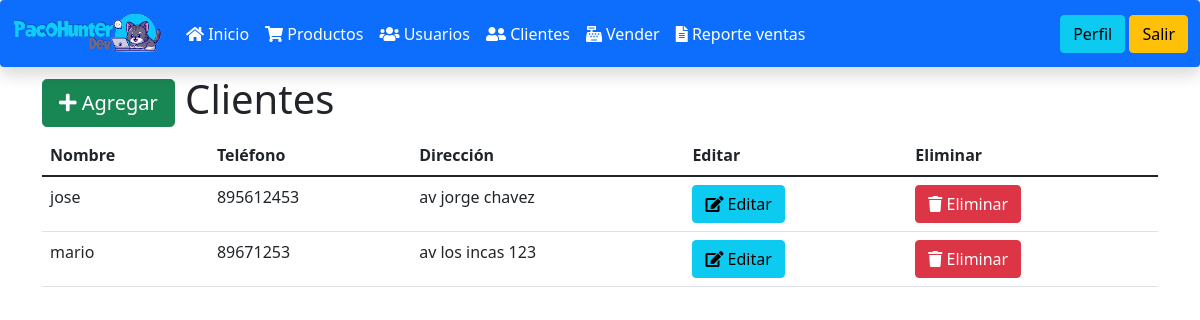
Page /ventas-php-main/clientes.php (signed in) on the committed database.
### tables this page shows
CREATE TABLE `clientes` (
  `id` bigint(20) UNSIGNED NOT NULL,
  `nombre` varchar(255) NOT NULL,
  `telefono` varchar(25) NOT NULL,
  `direccion` varchar(255) NOT NULL
);

### ventas-php-main/funciones.php (called while the page is built, shortened)
<?php
function obtenerClientes(){
    $sentencia = "SELECT * FROM clientes";
    return select($sentencia);
}
function select($sentencia, $parametros = []){
    $bd = conectarBaseDatos();
    $respuesta = $bd->prepare($sentencia);
    $respuesta->execute($parametros);
    return $respuesta->fetchAll();
}
function conectarBaseDatos() {
	$host = "localhost";
	$db   = "ventas_php";
	$user = "root";
	$pass = "";
	$charset = 'utf8mb4';
	$options = [
	    \PDO::ATTR_ERRMODE            => \PDO::ERRMODE_EXCEPTION,
	    \PDO::ATTR_DEFAULT_FETCH_MODE => \PDO::FETCH_OBJ,
	    \PDO::ATTR_EMULATE_PREPARES   => false,
	];
	$dsn = "mysql:host=$host;dbname=$db;charset=$charset";
	try {
	     $pdo = new \PDO($dsn, $user, $pass, $options);
	     return $pdo;
	} catch (\PDOException $e) {
	     throw new \PDOException($e->getMessage(), (int)$e->getCode());
	}
}

### ventas-php-main/clientes.php (the view, shortened to what this page needs)
<?php
include_once "encabezado.php";
include_once "navbar.php";
include_once "funciones.php";
$clientes = obtenerClientes();
?>
<div class="container">
    <h1>
        <a class="btn btn-success btn-lg" href="agregar_cliente.php">
            <i class="fa fa-plus"></i>
            Agregar
        </a>
        Clientes
    </h1>
    <table class="table">
        <thead>
            <tr>
                <th>Nombre</th>
                <th>Teléfono</th>
                <th>Dirección</th>
                <th>Editar</th>
                <th>Eliminar</th>
            </tr>
        </thead>
        <tbody>
            <?php
            foreach($clientes as $cliente){
            ?>
                <tr>
                    <td><?php echo $cliente->nombre; ?></td>
                    <td><?php echo $cliente->telefono; ?></td>
                    <td><?php echo $cliente->direccion; ?></td>
                    <td>
                        <a class="btn btn-info" href="editar_cliente.php?id=<?php echo $cliente->id;?>">
                            <i class="fa fa-edit"></i>
                            Editar
                        </a>
                    </td>
                    <td>
                        <a class="btn btn-danger" href="eliminar_cliente.php?id=<?php echo $cliente->id;?>">
                            <i class="fa fa-trash"></i>
                            Eliminar
                        </a>
                    </td>
                </tr>
            <?php } ?>
        </tbody>
    </table>
</div>

### rows in the picture
clientes: nombre "jose", telefono "895612453", direccion "av jorge chavez"
clientes: nombre "mario", telefono "89671253", direccion "av los incas 123"
